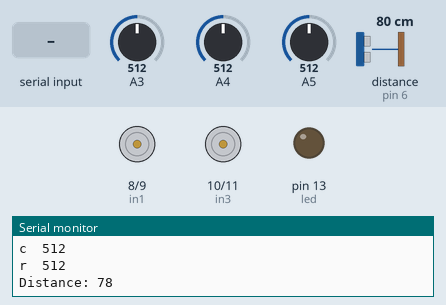
This sketch was run on a simulated Arduino Uno, built with avr-gcc and run on an emulated ATmega328P. Shown: motor-driver pin pairs drawn as motors (green arrow = first pin HIGH = forward, orange = second pin HIGH = backward, longer = more drive), output pins drawn as LEDs (lit = HIGH), the last lines printed to the serial monitor. Wiring (inferred from the names in the program): ultrasonic range finder: trigger pin 3; echo pin 6. Inputs (shaded band) come from the test bench; at power-on: distance to the obstacle (sensor on pin 6) 80 cm, A3 = 512, A4 = 512, A5 = 512. The echo pulse lasts 58.3 µs per cm; pins used as bus, display or sensor lines are not drawn.

Above: at 1.2 s.
1.3 s: "L" received over Serial
At 2.0 s:
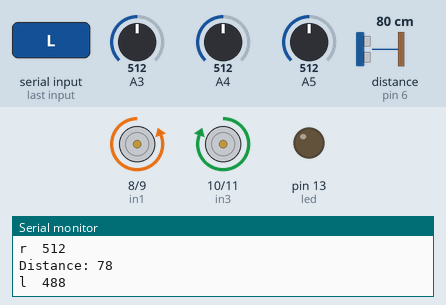
2.8 s: "R" received over Serial
At 3.3 s:
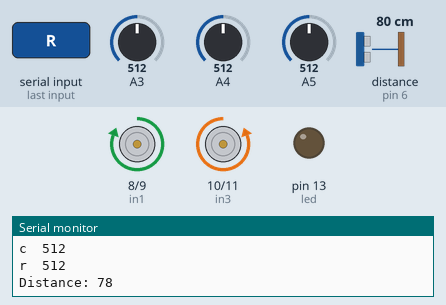
4.3 s: "B" received over Serial
At 4.6 s:
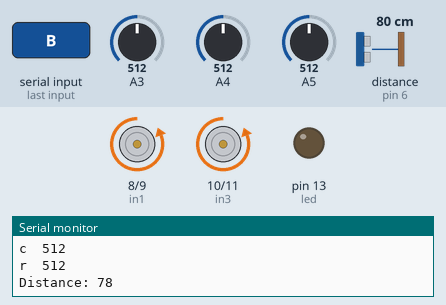
5.8 s: "F" received over Serial
At 7.0 s:
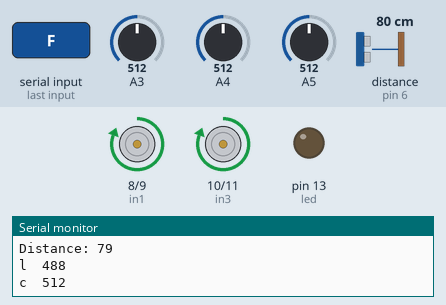
7.3 s: distance to the obstacle (sensor on pin 6) set to 19 cm
10.3 s: distance to the obstacle (sensor on pin 6) set to 15 cm
At 12.1 s:
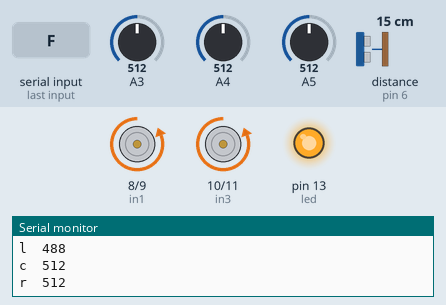
Timing chart, 0 to 13.6 s (numbered marks = the images above; inputs shaded):
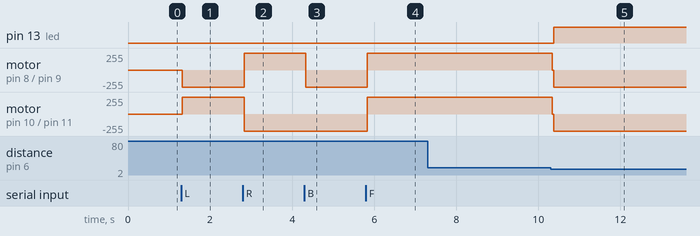

Measured:
- the behaviour switches between 17 and 16 cm on distance to the obstacle (sensor on pin 6) (found by bisection; images 4 and 5)
- after the input at 1.3 s, motor on pin 8 (in1) / pin 9 (in2): stopped → backward 255/255 at once; motor on pin 10 (in3) / pin 11 (in4): stopped → forward 255/255 at once
- after the input at 2.8 s, motor on pin 8 (in1) / pin 9 (in2): backward 255/255 → forward 255/255 at once; motor on pin 10 (in3) / pin 11 (in4): forward 255/255 → backward 255/255 at once
- after the input at 4.3 s, motor on pin 8 (in1) / pin 9 (in2): forward 255/255 → backward 255/255 at once
- after the input at 5.8 s, motor on pin 8 (in1) / pin 9 (in2), motor on pin 10 (in3) / pin 11 (in4): backward 255/255 → forward 255/255 at once
- after the input at 10.3 s, pin 13 (led): LOW → HIGH after 0.08 s; motor on pin 8 (in1) / pin 9 (in2), motor on pin 10 (in3) / pin 11 (in4): forward 255/255 → backward 255/255 at once

The sketch:

final_with_const_speed.ino
```cpp
#include <elapsedMillis.h>


//motor A

#define in1 8
#define in2 9
//motor b

#define in3 10
#define in4 11
int r, c, l ;
const int trigPin = 3;
const int echoPin = 6;
int led = 13;
long duration;
int distance;
char estado ;
unsigned int interval = 1000;
  elapsedMillis timeElapsed;
void setup() {
Serial.begin(9600);
pinMode(A3,INPUT);
  pinMode(A4,INPUT);
  pinMode(A5,INPUT);
 pinMode(in1, OUTPUT);
  pinMode(in2, OUTPUT);
  pinMode(in3, OUTPUT);
  pinMode(in4, OUTPUT);
  pinMode(led, OUTPUT);
pinMode(trigPin, OUTPUT); // Sets the trigPin as an Output
pinMode(echoPin, INPUT); // Sets the echoPin as an Input

}
void loop() {
// Clears the trigPin
digitalWrite(trigPin, LOW);
delayMicroseconds(2);
// Sets the trigPin on HIGH state for 10 micro seconds
digitalWrite(trigPin, HIGH);
delayMicroseconds(10);
digitalWrite(trigPin, LOW);
// Reads the echoPin, returns the sound wave travel time in microseconds
duration = pulseIn(echoPin, HIGH);
// Calculating the distance
distance= duration*0.034/2;
// Prints the distance on the Serial Monitor
Serial.print("Distance: ");
Serial.println(distance);
digitalWrite(led,LOW);
l=1000-analogRead(A3);
c=analogRead(A4);
r=analogRead(A5);
 Serial.print("l  ");
  Serial.println(1000-analogRead(A3));
  Serial.print("c  ");
  Serial.println(analogRead(A4));
  Serial.print("r  ");
  Serial.println(analogRead(A5));


if(Serial.available()>0){
estado = Serial.read();
Serial.println("bt " + estado);
}

if(estado=='L'){

left ();

}

else if (estado=='R'){

right ();

}
else if(estado=='F')
{

forward ();

if (distance<=15)
 {


   while(timeElapsed<interval)
   {
   digitalWrite(13, HIGH);
  back();
   }
   timeElapsed=0;
    digitalWrite(led,LOW);
 Stop();


  }
}
else if (estado=='B')
{

back();
}
else if (estado=='V')
{

lf ();

  }

else
{
  Stop();
  }
}


  void forward ()
    {

     digitalWrite(in1, HIGH);
  digitalWrite(in2, LOW);
  digitalWrite(in3, HIGH);
  digitalWrite(in4, LOW);}
      void back ()
    {

      digitalWrite(in1, LOW);
  digitalWrite(in2,HIGH);
  digitalWrite(in3, LOW);
  digitalWrite(in4, HIGH);}
      void right ()
    {

      digitalWrite(in1, HIGH);
 digitalWrite(in2, LOW);
 digitalWrite(in3, LOW);
 digitalWrite(in4, HIGH);}


      void left ()
 {

     digitalWrite(in1, LOW);
  digitalWrite(in2, HIGH);
  digitalWrite(in3, HIGH);
  digitalWrite(in4, LOW);}


      void Stop ()                //care to 's' char in stop ----> capital
{
     digitalWrite(in1, LOW);
  digitalWrite(in2, LOW);
  digitalWrite(in3, LOW);
  digitalWrite(in4, LOW);}


 void lf ()
  {

      if(c > 700 && r < 700 && l < 700)
  {
    forward();
  }
 else if(r > 700 && c < 700 && l < 700)
  {
  right();
  }


  else if(l > 700 && c<700 && r <700)
  {
   left();
   }
 else if ( l + r +c >2100)
 {
  forward();
  }
  else
  {
    Stop();

 }

  }
```
